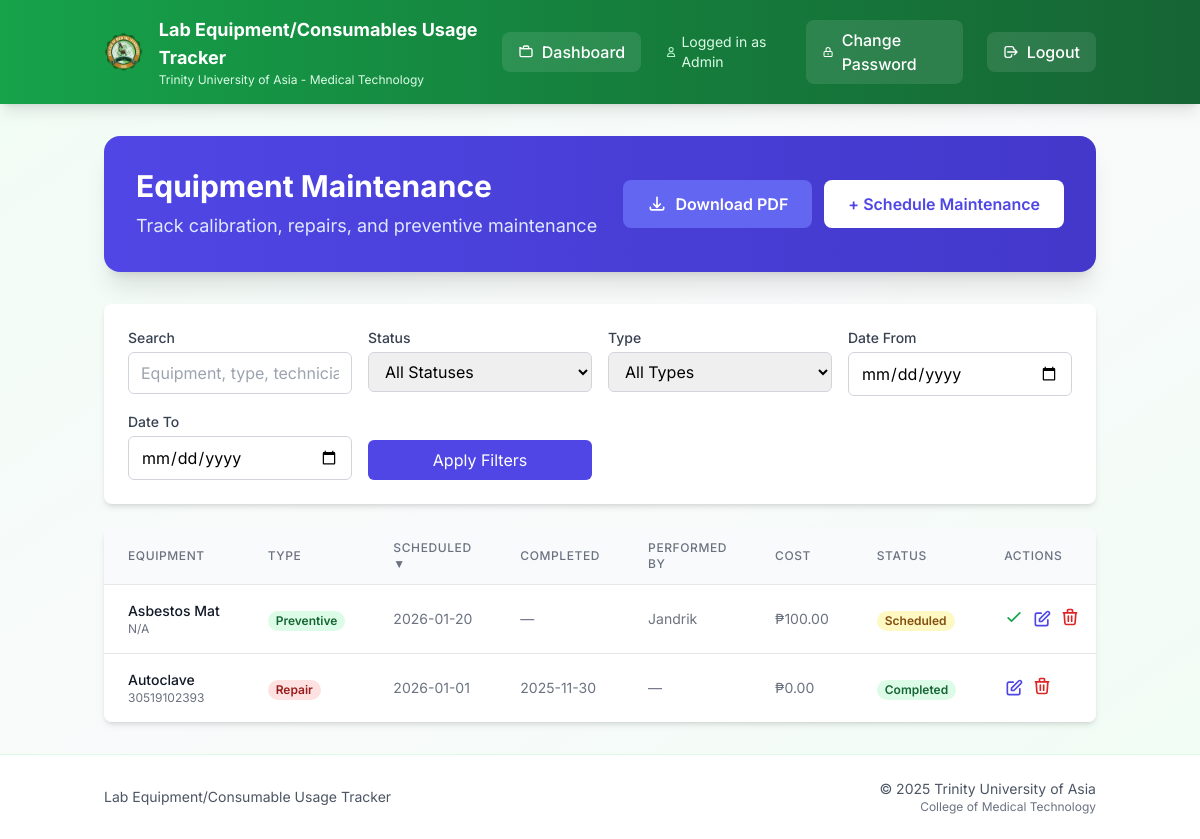
Before: /maintenance (signed in) with the older database file.
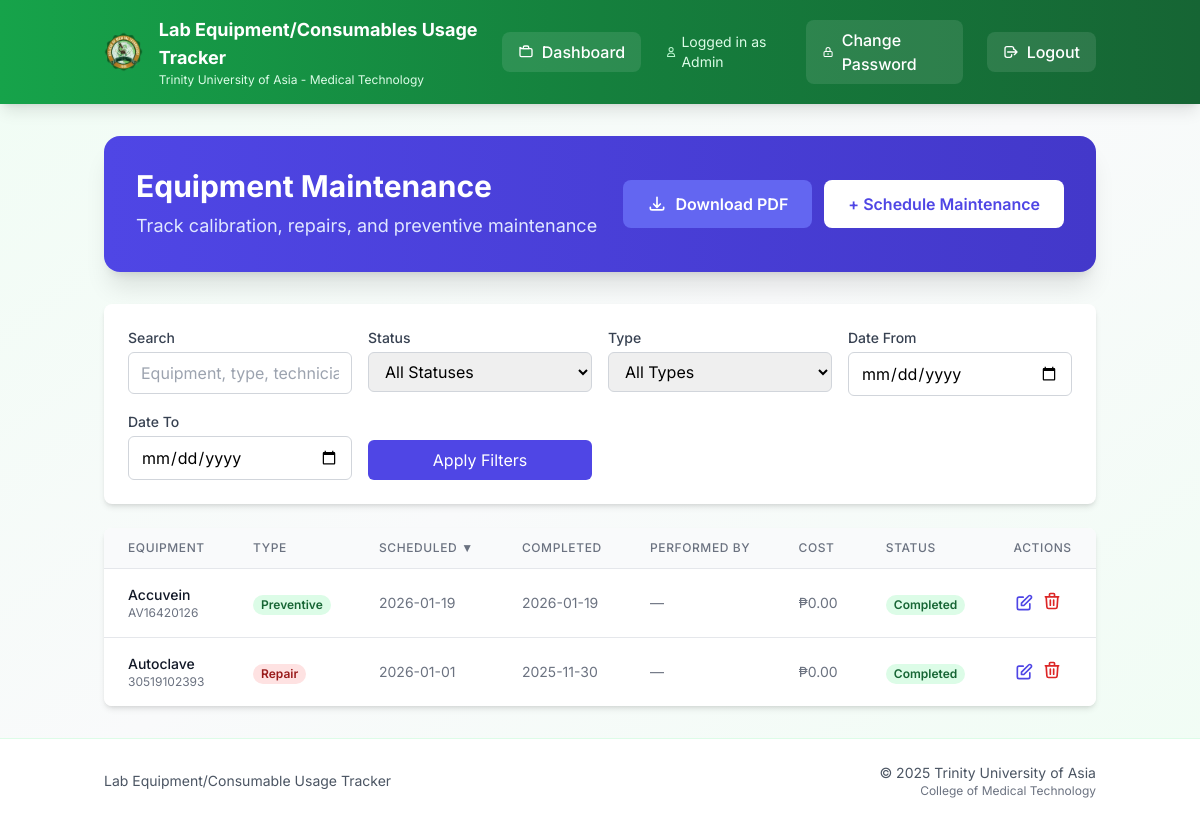
After: the same page with the newer database file.
### models.py (models this page shows)
class EquipmentMaintenance(db.Model):
    id = db.Column(db.Integer, primary_key=True)
    equipment_id = db.Column(db.Integer, db.ForeignKey('equipment.id'), nullable=False)
    maintenance_type = db.Column(db.String(50), nullable=False)  # 'calibration', 'repair', 'preventive', 'inspection'
    scheduled_date = db.Column(db.Date, nullable=False)
    completed_date = db.Column(db.Date, nullable=True)
    performed_by = db.Column(db.String(200), nullable=True)  # Technician/vendor name
    notes = db.Column(db.Text, nullable=True)
    cost = db.Column(db.Float, nullable=True, default=0.0)
    status = db.Column(db.String(20), nullable=False, default='scheduled')  # 'scheduled', 'completed', 'overdue'
    created_by = db.Column(db.Integer, db.ForeignKey('user.id'), nullable=False)
    created_at = db.Column(db.DateTime, default=db.func.current_timestamp())
    equipment = db.relationship('Equipment', backref='maintenance_records')
    creator = db.relationship('User', backref='maintenance_created')

class Equipment(db.Model):
    id = db.Column(db.Integer, primary_key=True)
    description = db.Column(db.String(200), nullable=False)
    qty = db.Column(db.Integer)
    date_purchased = db.Column(db.String(20))
    serial_number = db.Column(db.String(100))
    brand_name = db.Column(db.String(100))
    model = db.Column(db.String(100))
    remarks = db.Column(db.String(100))
    location = db.Column(db.String(200))
    barcode = db.Column(db.String(50), nullable=True)  # Barcode for quick scanning

### app.py (the view, shortened to what this page needs)
@app.route('/maintenance')
def maintenance():
    if session.get('role') not in ['admin', 'tech']:
        return redirect(url_for('dashboard'))
    from datetime import date
    q = request.args.get('q', '').strip()
    sort = request.args.get('sort', 'scheduled_date')
    direction = request.args.get('dir', 'desc').lower()
    direction = 'desc' if direction == 'desc' else 'asc'
    status_filter = request.args.get('status', 'all')  # all, scheduled, completed, overdue
    type_filter = request.args.get('type', 'all')  # all, calibration, repair, preventive, inspection
    date_from = request.args.get('date_from', '').strip()
    date_to = request.args.get('date_to', '').strip()
    sortable_fields = {
        'equipment', 'maintenance_type', 'scheduled_date', 'completed_date',
        'performed_by', 'cost', 'status', 'created_at'
    }
    if sort not in sortable_fields:
        sort = 'scheduled_date'
    query = EquipmentMaintenance.query.outerjoin(Equipment)
    if status_filter != 'all':
        query = query.filter(EquipmentMaintenance.status == status_filter)
    if type_filter != 'all':
        query = query.filter(EquipmentMaintenance.maintenance_type == type_filter)
    if date_from:
        query = query.filter(EquipmentMaintenance.scheduled_date >= date_from)
    if date_to:
        query = query.filter(EquipmentMaintenance.scheduled_date <= date_to)
    if sort == 'equipment':
        sort_col = Equipment.description
    else:
        sort_col = getattr(EquipmentMaintenance, sort)
    query = query.order_by(sort_col.desc() if direction == 'desc' else sort_col.asc())
    records = query.all()
    today = date.today()
    for record in records:
        if record.status == 'scheduled' and record.scheduled_date < today:
            record.status = 'overdue'
    db.session.commit()
    return render_template('maintenance.html',
                         records=records,
                         q=q,
                         sort=sort,
                         dir=direction,
                         status_filter=status_filter,
                         type_filter=type_filter,
                         date_from=date_from,
                         date_to=date_to)

### templates/maintenance.html (shortened to what the changed rows need)
{% extends "base.html" %}
{% block content %}
<div class="bg-gradient-to-r from-indigo-600 to-indigo-700 rounded-2xl shadow-xl text-white p-8 mb-8">
  <div class="flex items-center justify-between flex-wrap gap-4">
    <div>
      <h1 class="text-3xl font-bold mb-2">Equipment Maintenance</h1>
    </div>
  </div>
</div>
<div class="bg-white rounded-lg shadow-md overflow-hidden">
  <div class="overflow-x-auto">
    <table class="min-w-full divide-y divide-gray-200">
      <thead class="bg-gray-50">
        <tr>
          <th class="px-6 py-3 text-left text-xs font-medium text-gray-500 uppercase tracking-wider">
            <a href="?sort=equipment&dir={% if sort == 'equipment' and dir == 'asc' %}desc{% else %}asc{% endif %}&q={{ q }}&status={{ status_filter }}&type={{ type_filter }}&date_from={{ date_from }}&date_to={{ date_to }}"
              class="hover:text-gray-700">Equipment </a>
          </th>
          <th class="px-6 py-3 text-left text-xs font-medium text-gray-500 uppercase tracking-wider">
            <a href="?sort=maintenance_type&dir={% if sort == 'maintenance_type' and dir == 'asc' %}desc{% else %}asc{% endif %}&q={{ q }}&status={{ status_filter }}&type={{ type_filter }}&date_from={{ date_from }}&date_to={{ date_to }}"
              class="hover:text-gray-700">Type </a>
          </th>
          <th class="px-6 py-3 text-left text-xs font-medium text-gray-500 uppercase tracking-wider">
            <a href="?sort=scheduled_date&dir={% if sort == 'scheduled_date' and dir == 'asc' %}desc{% else %}asc{% endif %}&q={{ q }}&status={{ status_filter }}&type={{ type_filter }}&date_from={{ date_from }}&date_to={{ date_to }}"
              class="hover:text-gray-700">Scheduled {% if sort == 'scheduled_date' %}{{ '▲' if dir == 'asc' else '▼'
              }}{% endif %}</a>
          </th>
          <th class="px-6 py-3 text-left text-xs font-medium text-gray-500 uppercase tracking-wider">
            <a href="?sort=completed_date&dir={% if sort == 'completed_date' and dir == 'asc' %}desc{% else %}asc{% endif %}&q={{ q }}&status={{ status_filter }}&type={{ type_filter }}&date_from={{ date_from }}&date_to={{ date_to }}"
              class="hover:text-gray-700">Completed </a>
          </th>
          <th class="px-6 py-3 text-left text-xs font-medium text-gray-500 uppercase tracking-wider">
            <a href="?sort=performed_by&dir={% if sort == 'performed_by' and dir == 'asc' %}desc{% else %}asc{% endif %}&q={{ q }}&status={{ status_filter }}&type={{ type_filter }}&date_from={{ date_from }}&date_to={{ date_to }}"
              class="hover:text-gray-700">Performed By </a>
          </th>
          <th class="px-6 py-3 text-left text-xs font-medium text-gray-500 uppercase tracking-wider">
            <a href="?sort=cost&dir={% if sort == 'cost' and dir == 'asc' %}desc{% else %}asc{% endif %}&q={{ q }}&status={{ status_filter }}&type={{ type_filter }}&date_from={{ date_from }}&date_to={{ date_to }}"
              class="hover:text-gray-700">Cost {% if sort == 'cost' %}{{ '▲' if dir == 'asc' else '▼' }}{% endif %}</a>
          </th>
          <th class="px-6 py-3 text-left text-xs font-medium text-gray-500 uppercase tracking-wider">
            <a href="?sort=status&dir={% if sort == 'status' and dir == 'asc' %}desc{% else %}asc{% endif %}&q={{ q }}&status={{ status_filter }}&type={{ type_filter }}&date_from={{ date_from }}&date_to={{ date_to }}"
              class="hover:text-gray-700">Status </a>
          </th>
          <th class="px-6 py-3 text-left text-xs font-medium text-gray-500 uppercase tracking-wider">Actions</th>
        </tr>
      </thead>
      <tbody class="bg-white divide-y divide-gray-200">
        {% if records %}
        {% for record in records %}
        <tr class="hover:bg-gray-50">
          <td class="px-6 py-4 whitespace-nowrap">
            <div class="text-sm font-medium text-gray-900">{{ record.equipment.description if record.equipment else
              'N/A' }}</div>
            <div class="text-xs text-gray-500">{{ record.equipment.serial_number if record.equipment else '' }}</div>
          </td>
          <td class="px-6 py-4 whitespace-nowrap">
            <span class="px-2 inline-flex text-xs leading-5 font-semibold rounded-full
                {% if record.maintenance_type == 'calibration' %}bg-blue-100 text-blue-800
                {% elif record.maintenance_type == 'repair' %}bg-red-100 text-red-800
                {% elif record.maintenance_type == 'preventive' %}bg-green-100 text-green-800
                {% else %}bg-gray-100 text-gray-800{% endif %}">
              {{ record.maintenance_type|title }}
            </span>
          </td>
          <td class="px-6 py-4 whitespace-nowrap text-sm text-gray-500">
            {{ record.scheduled_date.strftime('%Y-%m-%d') }}
          </td>
          <td class="px-6 py-4 whitespace-nowrap text-sm text-gray-500">
            {{ record.completed_date.strftime('%Y-%m-%d') if record.completed_date else '—' }}
          </td>
          <td class="px-6 py-4 whitespace-nowrap text-sm text-gray-500">
            {{ record.performed_by if record.performed_by else '—' }}
          </td>
          <td class="px-6 py-4 whitespace-nowrap text-sm text-gray-500">
            ₱{{ "%.2f"|format(record.cost or 0.0) }}
          </td>
          <td class="px-6 py-4 whitespace-nowrap">
            <span class="px-2 inline-flex text-xs leading-5 font-semibold rounded-full
                {% if record.status == 'completed' %}bg-green-100 text-green-800
                {% elif record.status == 'overdue' %}bg-red-100 text-red-800
                {% else %}bg-yellow-100 text-yellow-800{% endif %}">
              {{ record.status|title }}
            </span>
          </td>
          <td class="px-6 py-4 whitespace-nowrap text-sm font-medium">
            <div class="flex items-center gap-2">
              {% if record.status != 'completed' and session.role in ['admin', 'tech'] %}
              <form method="POST" action="{{ url_for('complete_maintenance', id=record.id) }}" class="inline">
                <button type="submit" class="text-green-600 hover:text-green-900" title="Mark Complete">
                  <svg class="h-5 w-5" fill="none" stroke="currentColor" viewBox="0 0 24 24">
                    <path stroke-linecap="round" stroke-linejoin="round" stroke-width="2" d="M5 13l4 4L19 7" />
                  </svg>
                </button>
              </form>
              {% endif %}
              {% if session.role in ['admin', 'tech'] %}
              <a href="{{ url_for('edit_maintenance', id=record.id) }}" class="text-indigo-600 hover:text-indigo-900"
                title="Edit">
                <svg class="h-5 w-5" fill="none" stroke="currentColor" viewBox="0 0 24 24">
                  <path stroke-linecap="round" stroke-linejoin="round" stroke-width="2"
                    d="M11 5H6a2 2 0 00-2 2v11a2 2 0 002 2h11a2 2 0 002-2v-5m-1.414-9.414a2 2 0 112.828 2.828L11.828 15H9v-2.828l8.586-8.586z" />
                </svg>
              </a>
              <form method="POST" action="{{ url_for('delete_maintenance', id=record.id) }}" class="inline"
                onsubmit="return confirm('Delete this maintenance record?')">
                <button type="submit" class="text-red-600 hover:text-red-900" title="Delete">
                  <svg class="h-5 w-5" fill="none" stroke="currentColor" viewBox="0 0 24 24">
                    <path stroke-linecap="round" stroke-linejoin="round" stroke-width="2"
                      d="M19 7l-.867 12.142A2 2 0 0116.138 21H7.862a2 2 0 01-1.995-1.858L5 7m5 4v6m4-6v6m1-10V4a1 1 0 00-1-1h-4a1 1 0 00-1 1v3M4 7h16" />
                  </svg>
                </button>
              </form>
              {% endif %}
            </div>
          </td>
        </tr>
        {% endfor %}
        {% endif %}
      </tbody>
    </table>
  </div>
</div>
{% endblock %}

Changed rows visible on the page:
removed EquipmentMaintenance: equipment "Asbestos Mat", equipment "N/A", maintenance_type "Preventive", scheduled_date "2026-01-20", completed_date "—", performed_by "Jandrik", cost "100.00", status "Scheduled"
added EquipmentMaintenance: equipment "Accuvein", equipment "AV16420126", maintenance_type "Preventive", scheduled_date "2026-01-19", completed_date "2026-01-19", performed_by "—", cost "0.00", status "Completed"
